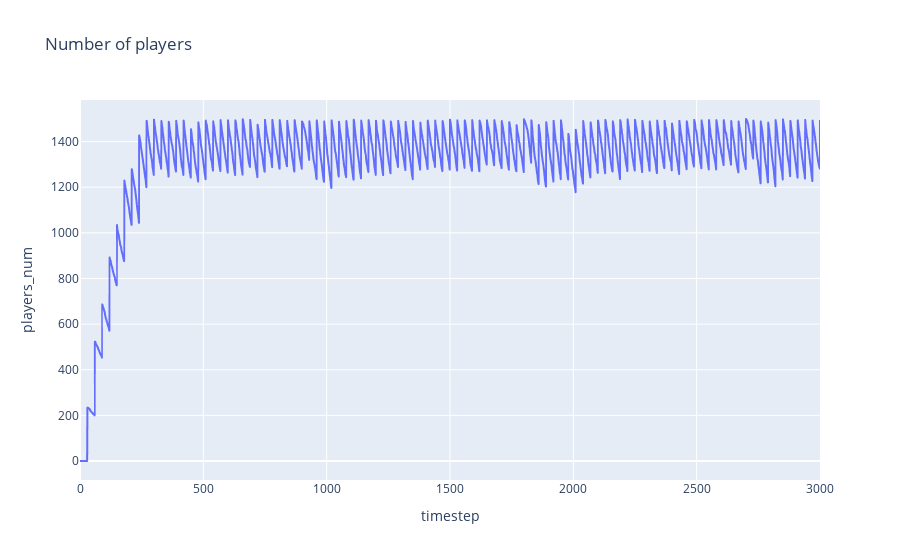

Notebook code for this chart:
### Code cell
px.line(res, x='timestep', y='players_num', title="Number of players", height=600)

### Figure 1 — Plotly figure (JSON) as saved in the notebook; plotly's stock layout.template omitted (floating-point values rounded to 4 significant figures; data arrays with more than 128 entries replaced by an {"elided": "..."} marker saying what was removed)
{"data": [{"hovertemplate": "timestep=%{x}<br>players_num=%{y}<extra></extra>", "legendgroup": "", "line": {"color": "#636efa", "dash": "solid"}, "marker": {"symbol": "circle"}, "mode": "lines", "name": "", "showlegend": false, "type": "scattergl", "x": {"elided": "3001 int values"}, "xaxis": "x", "y": {"elided": "3001 int values"}, "yaxis": "y"}], "layout": {"autosize": true, "legend": {"tracegroupgap": 0}, "title": {"text": "Number of players"}, "xaxis": {"anchor": "y", "autorange": true, "domain": [0, 1], "range": [0, 3000], "title": {"text": "timestep"}, "type": "linear"}, "yaxis": {"anchor": "x", "autorange": true, "domain": [0, 1], "range": [-83.28, 1582.0], "title": {"text": "players_num"}, "type": "linear"}}}
